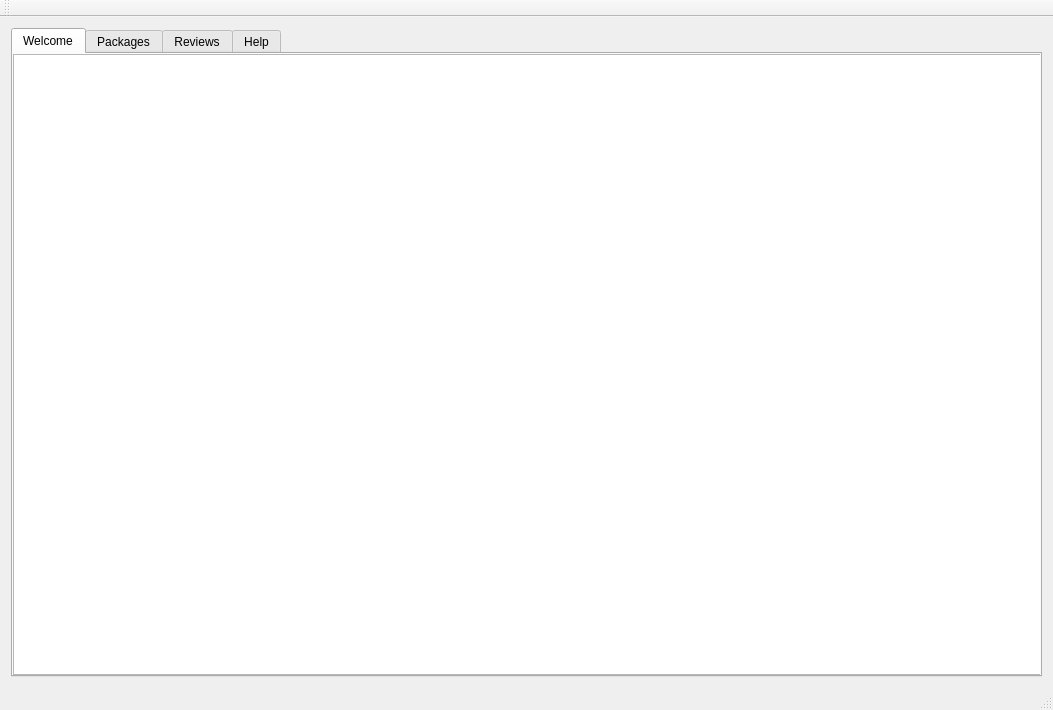
<?xml version="1.0" encoding="UTF-8"?>
<ui version="4.0">
 <class>MainWindow</class>
 <widget class="QMainWindow" name="MainWindow">
  <property name="geometry">
   <rect>
    <x>0</x>
    <y>0</y>
    <width>1053</width>
    <height>710</height>
   </rect>
  </property>
  <property name="windowTitle">
   <string>iCyberSecurity</string>
  </property>
  <widget class="QWidget" name="centralWidget">
   <layout class="QVBoxLayout" name="verticalLayout">
    <item>
     <widget class="QTabWidget" name="tabWidget">
      <property name="currentIndex">
       <number>0</number>
      </property>
      <widget class="QWidget" name="welcomeTab">
       <attribute name="title">
        <string>Welcome</string>
       </attribute>
       <widget class="QTextEdit" name="welcomeText">
        <property name="geometry">
         <rect>
          <x>0</x>
          <y>0</y>
          <width>1031</width>
          <height>621</height>
         </rect>
        </property>
       </widget>
      </widget>
      <widget class="QWidget" name="packageTab">
       <attribute name="title">
        <string>Packages</string>
       </attribute>
       <widget class="QLabel" name="label">
        <property name="geometry">
         <rect>
          <x>20</x>
          <y>10</y>
          <width>711</width>
          <height>351</height>
         </rect>
        </property>
        <property name="text">
         <string>Regular - $500/month
	•  Ensures that all passwords follow our security protocols.
	•  Passes all traffic through out secure servers.
	•  Scans all incoming emails and downloads for malware.
	•  Runs weekly security checks and scans
	•  Maintenance and upgrades against the latest security threats every 6 months

Premium - $1000/month
	•  Provides a dongle with encrypted passwords that changes every hour
	•  Passes all traffic through out secure servers.
	•  Runs daily security checks and scans.
	•  Scans all incoming emails and downloads for malware.
	•  Implements a secure mode if there are any security breaches
	•  Maintenance and upgrades against the latest security threats every 3 months

Executive - $1200/month
	•  Provides a dongle with encrypted passwords that changes every 10 minutes
	•  Passes all traffic through out secure servers.
	•  Runs hourly security checks and scans.
	•  Scans all incoming emails and downloads for malware.
	•  Implements a secure mode if there are any security breaches
	•  Maintenance and upgrades against the latest security threats every month
</string>
        </property>
       </widget>
       <widget class="QLabel" name="label_2">
        <property name="geometry">
         <rect>
          <x>20</x>
          <y>380</y>
          <width>911</width>
          <height>191</height>
         </rect>
        </property>
        <property name="text">
         <string>Guarantee Policy:

      Services are guaranteed to protect from malware, spyware, viruses and hacking only when used properly. iCyberSecurity Inc. will not take responsibility for failure of the organization 
to follow through with proper security protocols. If there is a security breach, iCyberSecurity will reimbursed the client 6 months’ fees and a gaggle of super fluffy pet bunnies. In 
addition iCyberSecurity will perform a clean sweep of the system and remove all malicious software and security breaches. In order to verify that the client adheres to the proper protocols, 
logs of computer usage, log-ins, uploads and downloads, web usage and emails will be kept.
</string>
        </property>
       </widget>
      </widget>
      <widget class="QWidget" name="reviewsTab">
       <attribute name="title">
        <string>Reviews</string>
       </attribute>
       <widget class="QTextEdit" name="testimonial1_text">
        <property name="geometry">
         <rect>
          <x>240</x>
          <y>100</y>
          <width>541</width>
          <height>131</height>
         </rect>
        </property>
        <property name="frameShape">
         <enum>QFrame::NoFrame</enum>
        </property>
        <property name="verticalScrollBarPolicy">
         <enum>Qt::ScrollBarAlwaysOff</enum>
        </property>
        <property name="horizontalScrollBarPolicy">
         <enum>Qt::ScrollBarAlwaysOff</enum>
        </property>
        <property name="html">
         <string>&lt;!DOCTYPE HTML PUBLIC &quot;-//W3C//DTD HTML 4.0//EN&quot; &quot;http://www.w3.org/TR/REC-html40/strict.dtd&quot;&gt;
&lt;html&gt;&lt;head&gt;&lt;meta name=&quot;qrichtext&quot; content=&quot;1&quot; /&gt;&lt;style type=&quot;text/css&quot;&gt;
p, li { white-space: pre-wrap; }
&lt;/style&gt;&lt;/head&gt;&lt;body style=&quot; font-family:'.SF NS Text'; font-size:13pt; font-weight:400; font-style:normal;&quot;&gt;
&lt;p align=&quot;center&quot; style=&quot; margin-top:0px; margin-bottom:0px; margin-left:0px; margin-right:0px; -qt-block-indent:0; text-indent:0px;&quot;&gt;&lt;span style=&quot; font-size:24pt;&quot;&gt;&amp;quot;iCyberSecurity has helped my small business stay safe from all kinds of cyber threats for 10+ years!&amp;quot;&lt;/span&gt;&lt;/p&gt;
&lt;p align=&quot;center&quot; style=&quot; margin-top:0px; margin-bottom:0px; margin-left:0px; margin-right:0px; -qt-block-indent:0; text-indent:0px;&quot;&gt;&lt;span style=&quot; font-size:24pt;&quot;&gt; - Jeff Bezos&lt;/span&gt;&lt;/p&gt;
&lt;p align=&quot;center&quot; style=&quot; margin-top:0px; margin-bottom:0px; margin-left:0px; margin-right:0px; -qt-block-indent:0; text-indent:0px;&quot;&gt;&lt;span style=&quot; font-size:24pt;&quot;&gt; (founder of some company called Amazon)&lt;/span&gt;&lt;/p&gt;&lt;/body&gt;&lt;/html&gt;</string>
        </property>
       </widget>
       <widget class="QWidget" name="layoutWidget">
        <property name="geometry">
         <rect>
          <x>340</x>
          <y>460</y>
          <width>361</width>
          <height>21</height>
         </rect>
        </property>
        <layout class="QHBoxLayout" name="horizontalLayout">
         <item>
          <widget class="QRadioButton" name="firstTestimonial">
           <property name="text">
            <string/>
           </property>
           <attribute name="buttonGroup">
            <string notr="true">buttonGroup</string>
           </attribute>
          </widget>
         </item>
         <item>
          <widget class="QRadioButton" name="secondTestimonial">
           <property name="text">
            <string/>
           </property>
           <attribute name="buttonGroup">
            <string notr="true">buttonGroup</string>
           </attribute>
          </widget>
         </item>
         <item>
          <widget class="QRadioButton" name="thirdTestimonial">
           <property name="text">
            <string/>
           </property>
           <attribute name="buttonGroup">
            <string notr="true">buttonGroup</string>
           </attribute>
          </widget>
         </item>
        </layout>
        <zorder>secondTestimonial</zorder>
        <zorder>firstTestimonial</zorder>
        <zorder>thirdTestimonial</zorder>
       </widget>
       <widget class="QTextEdit" name="testimonial2_text">
        <property name="geometry">
         <rect>
          <x>280</x>
          <y>100</y>
          <width>461</width>
          <height>181</height>
         </rect>
        </property>
        <property name="frameShape">
         <enum>QFrame::NoFrame</enum>
        </property>
        <property name="verticalScrollBarPolicy">
         <enum>Qt::ScrollBarAlwaysOff</enum>
        </property>
        <property name="horizontalScrollBarPolicy">
         <enum>Qt::ScrollBarAlwaysOff</enum>
        </property>
        <property name="html">
         <string>&lt;!DOCTYPE HTML PUBLIC &quot;-//W3C//DTD HTML 4.0//EN&quot; &quot;http://www.w3.org/TR/REC-html40/strict.dtd&quot;&gt;
&lt;html&gt;&lt;head&gt;&lt;meta name=&quot;qrichtext&quot; content=&quot;1&quot; /&gt;&lt;style type=&quot;text/css&quot;&gt;
p, li { white-space: pre-wrap; }
&lt;/style&gt;&lt;/head&gt;&lt;body style=&quot; font-family:'.SF NS Text'; font-size:13pt; font-weight:400; font-style:normal;&quot;&gt;
&lt;p align=&quot;center&quot; style=&quot; margin-top:0px; margin-bottom:0px; margin-left:0px; margin-right:0px; -qt-block-indent:0; text-indent:0px;&quot;&gt;&lt;span style=&quot; font-size:24pt;&quot;&gt;&amp;quot;Although we started as a small business, iCyberSecurity has provided top notch cyber security as we have scaled throughout the years!&amp;quot;&lt;/span&gt;&lt;/p&gt;
&lt;p align=&quot;center&quot; style=&quot; margin-top:0px; margin-bottom:0px; margin-left:0px; margin-right:0px; -qt-block-indent:0; text-indent:0px;&quot;&gt;&lt;span style=&quot; font-size:24pt;&quot;&gt; - Elon Musk&lt;/span&gt;&lt;/p&gt;
&lt;p align=&quot;center&quot; style=&quot; margin-top:0px; margin-bottom:0px; margin-left:0px; margin-right:0px; -qt-block-indent:0; text-indent:0px;&quot;&gt;&lt;span style=&quot; font-size:24pt;&quot;&gt; (founder of Tesla)&lt;/span&gt;&lt;/p&gt;&lt;/body&gt;&lt;/html&gt;</string>
        </property>
       </widget>
       <widget class="QTextEdit" name="testimonial3_text">
        <property name="geometry">
         <rect>
          <x>270</x>
          <y>100</y>
          <width>461</width>
          <height>181</height>
         </rect>
        </property>
        <property name="frameShape">
         <enum>QFrame::NoFrame</enum>
        </property>
        <property name="verticalScrollBarPolicy">
         <enum>Qt::ScrollBarAlwaysOff</enum>
        </property>
        <property name="horizontalScrollBarPolicy">
         <enum>Qt::ScrollBarAlwaysOff</enum>
        </property>
        <property name="html">
         <string>&lt;!DOCTYPE HTML PUBLIC &quot;-//W3C//DTD HTML 4.0//EN&quot; &quot;http://www.w3.org/TR/REC-html40/strict.dtd&quot;&gt;
&lt;html&gt;&lt;head&gt;&lt;meta name=&quot;qrichtext&quot; content=&quot;1&quot; /&gt;&lt;style type=&quot;text/css&quot;&gt;
p, li { white-space: pre-wrap; }
&lt;/style&gt;&lt;/head&gt;&lt;body style=&quot; font-family:'.SF NS Text'; font-size:13pt; font-weight:400; font-style:normal;&quot;&gt;
&lt;p align=&quot;center&quot; style=&quot; margin-top:0px; margin-bottom:0px; margin-left:0px; margin-right:0px; -qt-block-indent:0; text-indent:0px;&quot;&gt;&lt;span style=&quot; font-size:24pt;&quot;&gt;&amp;quot;Being a tech company security is of the utmost importance. iCyberSecurity has consistently been a step ahead and has protected us from potential cyber threats!&amp;quot;&lt;/span&gt;&lt;/p&gt;
&lt;p align=&quot;center&quot; style=&quot; margin-top:0px; margin-bottom:0px; margin-left:0px; margin-right:0px; -qt-block-indent:0; text-indent:0px;&quot;&gt;&lt;span style=&quot; font-size:24pt;&quot;&gt; - Mark Zuckerberg&lt;/span&gt;&lt;/p&gt;
&lt;p align=&quot;center&quot; style=&quot; margin-top:0px; margin-bottom:0px; margin-left:0px; margin-right:0px; -qt-block-indent:0; text-indent:0px;&quot;&gt;&lt;span style=&quot; font-size:24pt;&quot;&gt; (founder of Facebook)&lt;/span&gt;&lt;/p&gt;&lt;/body&gt;&lt;/html&gt;</string>
        </property>
       </widget>
       <zorder>layoutWidget</zorder>
       <zorder>testimonial1_text</zorder>
       <zorder>testimonial2_text</zorder>
       <zorder>testimonial3_text</zorder>
      </widget>
      <widget class="QWidget" name="helpTab">
       <attribute name="title">
        <string>Help</string>
       </attribute>
       <widget class="QTextEdit" name="helpText">
        <property name="geometry">
         <rect>
          <x>0</x>
          <y>0</y>
          <width>1031</width>
          <height>621</height>
         </rect>
        </property>
        <property name="frameShape">
         <enum>QFrame::NoFrame</enum>
        </property>
        <property name="frameShadow">
         <enum>QFrame::Plain</enum>
        </property>
        <property name="readOnly">
         <bool>true</bool>
        </property>
       </widget>
       <widget class="QTextEdit" name="contactText_2">
        <property name="geometry">
         <rect>
          <x>400</x>
          <y>500</y>
          <width>181</width>
          <height>91</height>
         </rect>
        </property>
        <property name="frameShape">
         <enum>QFrame::NoFrame</enum>
        </property>
        <property name="verticalScrollBarPolicy">
         <enum>Qt::ScrollBarAlwaysOff</enum>
        </property>
        <property name="horizontalScrollBarPolicy">
         <enum>Qt::ScrollBarAlwaysOff</enum>
        </property>
        <property name="html">
         <string>&lt;!DOCTYPE HTML PUBLIC &quot;-//W3C//DTD HTML 4.0//EN&quot; &quot;http://www.w3.org/TR/REC-html40/strict.dtd&quot;&gt;
&lt;html&gt;&lt;head&gt;&lt;meta name=&quot;qrichtext&quot; content=&quot;1&quot; /&gt;&lt;style type=&quot;text/css&quot;&gt;
p, li { white-space: pre-wrap; }
&lt;/style&gt;&lt;/head&gt;&lt;body style=&quot; font-family:'.SF NS Text'; font-size:13pt; font-weight:400; font-style:normal;&quot;&gt;
&lt;p align=&quot;center&quot; style=&quot; margin-top:0px; margin-bottom:0px; margin-left:0px; margin-right:0px; -qt-block-indent:0; text-indent:0px;&quot;&gt;&lt;span style=&quot; font-weight:600;&quot;&gt;Contact Us&lt;/span&gt;&lt;/p&gt;
&lt;p align=&quot;center&quot; style=&quot;-qt-paragraph-type:empty; margin-top:0px; margin-bottom:0px; margin-left:0px; margin-right:0px; -qt-block-indent:0; text-indent:0px;&quot;&gt;&lt;br /&gt;&lt;/p&gt;
&lt;p align=&quot;center&quot; style=&quot; margin-top:0px; margin-bottom:0px; margin-left:0px; margin-right:0px; -qt-block-indent:0; text-indent:0px;&quot;&gt;iCyberSecurity@gmail.com&lt;/p&gt;
&lt;p align=&quot;center&quot; style=&quot;-qt-paragraph-type:empty; margin-top:0px; margin-bottom:0px; margin-left:0px; margin-right:0px; -qt-block-indent:0; text-indent:0px;&quot;&gt;&lt;br /&gt;&lt;/p&gt;
&lt;p align=&quot;center&quot; style=&quot; margin-top:0px; margin-bottom:0px; margin-left:0px; margin-right:0px; -qt-block-indent:0; text-indent:0px;&quot;&gt;(949) 129 - 2339&lt;/p&gt;&lt;/body&gt;&lt;/html&gt;</string>
        </property>
       </widget>
      </widget>
     </widget>
    </item>
   </layout>
  </widget>
  <widget class="QToolBar" name="mainToolBar">
   <attribute name="toolBarArea">
    <enum>TopToolBarArea</enum>
   </attribute>
   <attribute name="toolBarBreak">
    <bool>false</bool>
   </attribute>
  </widget>
  <widget class="QStatusBar" name="statusBar"/>
 </widget>
 <layoutdefault spacing="6" margin="11"/>
 <resources/>
 <connections/>
 <buttongroups>
  <buttongroup name="buttonGroup"/>
 </buttongroups>
</ui>
